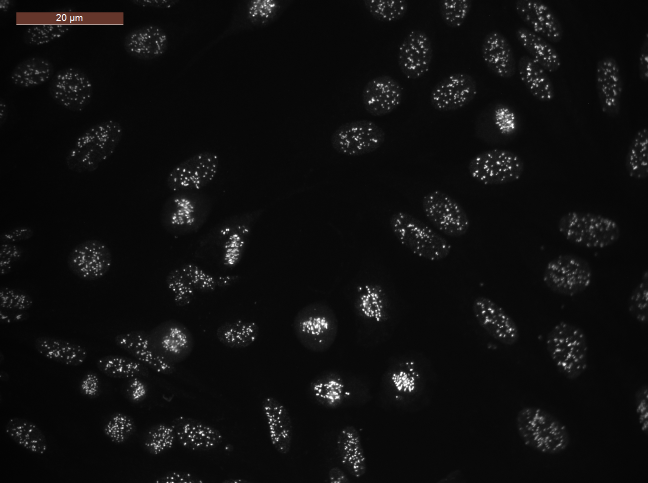
#> input picture tests/resources/ACA-2.tif, 1296 x 966 px, given in place of ACA+jąderka+ziarnisty(HEp2IIF)1.png, which was not available (shown at 1/2 size)
$ jupyter execute --allow-errors demo.ipynb   (older library calls are emulated)   (text cells are left out)
#> lines starting #> are read from the running program, lines starting #| are printed output that depends on the picture; pictures that were not available may be replaced by others from this repository, and a replacement may not be noted
[cell 1]
import cv2 as cv
import pandas as pd
import numpy as np
import matplotlib.pyplot as plt
import skimage.filters as filters
import skimage.segmentation as seg
import skimage.color as color
import skimage.feature as feature
from sklearn.decomposition import PCA
from sklearn.preprocessing import StandardScaler
from sklearn.neighbors import NearestNeighbors

from IPython.display import display

[cell 2]
def plot_images(imgs, titles, overlays=None, overlay_alpha=0.3, **kwargs):
    f, axes = plt.subplots(1, len(imgs))
    f.set_size_inches(15, 5)

    for i in range(len(imgs)):
        axes[i].imshow(imgs[i], **kwargs)
        axes[i].set_title(titles[i])

        if overlays:
            axes[i].imshow(overlays[i], cmap='gray', alpha=overlay_alpha)

[cell 3]
aca_jz = cv.imread('./data/sample/ACA+jąderka+ziarnisty(HEp2IIF)1.png')
#> aca_jz is the input picture: shape (966, 1296, 3); mean B, G, R 14.8, 14.9, 15.1
ama = cv.imread('./data/sample/aca+ama.png')
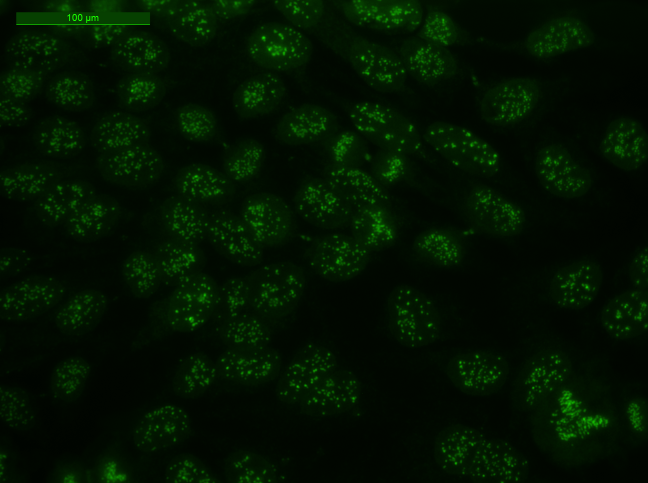
#> input picture tests/resources/ACA-3.tif, 1296 x 966 px, given in place of aca+ama.png, which was not available (shown at 1/2 size)
#> ama is the input picture: shape (966, 1296, 3); mean B, G, R 0, 19.6, 2
aca = cv.imread('./data/sample/ACA-1.png')
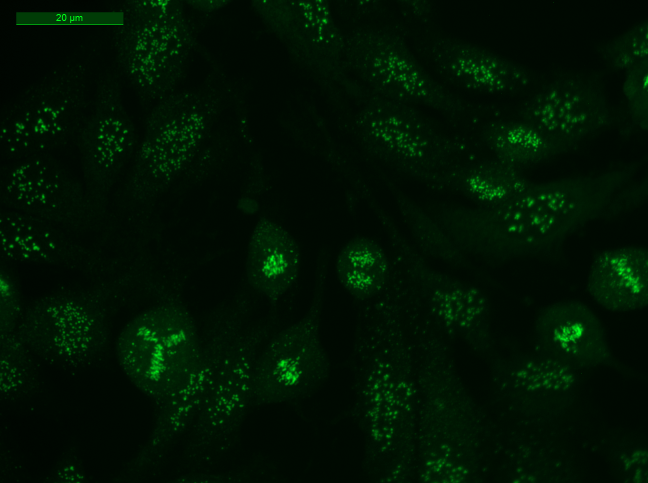
#> input picture tests/resources/ACA-1.tif, 1296 x 966 px, given in place of ACA-1.png, which was not available (shown at 1/2 size)
#> aca is the input picture: shape (966, 1296, 3); mean B, G, R 1.8, 19.2, 0

imgs = [aca_jz, ama, aca]
titles = ['ACA+jąderka+ziarnisty', 'AMA', 'ACA']

[cell 4]
plot_images(imgs, titles)
#> (the call stopped at in plot_images, `f, axes = plt.subplots(1, len(imgs))`: IPython is not available in this run)

[cell 5]
def channel_reduction(img):
    return cv.cvtColor(img, cv.COLOR_BGR2GRAY)

[cell 6]
imgs_grayscale = [channel_reduction(img) for img in imgs]
#> in channel_reduction (call 2), `return cv.cvtColor(img, cv.COLOR_BGR2GRAY)`:
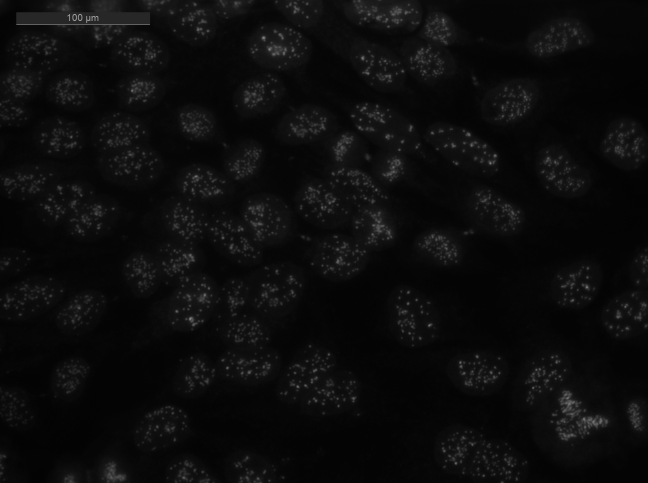
#> returned value: shape (966, 1296) (shown at 1/2 size); min 2, max 156, mean 12.1
#> in channel_reduction (call 3), `return cv.cvtColor(img, cv.COLOR_BGR2GRAY)`:
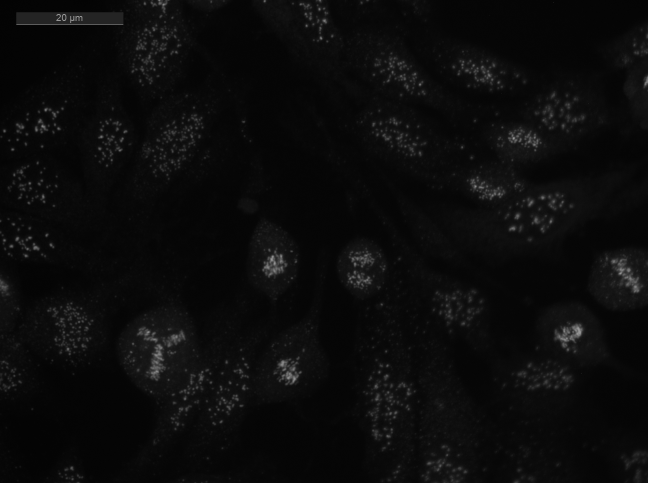
#> returned value: shape (966, 1296) (shown at 1/2 size); min 2, max 151, mean 11.4
#> imgs_grayscale = 3 items

[cell 7]
plot_images(imgs_grayscale, titles, cmap='gray')
#> (the call stopped at in plot_images, `f, axes = plt.subplots(1, len(imgs))`: IPython is not available in this run)

[cell 8]
def resize(img, size):
#> called with size = (800, 600)
    return cv.resize(img, dsize=size, interpolation=cv.INTER_CUBIC)
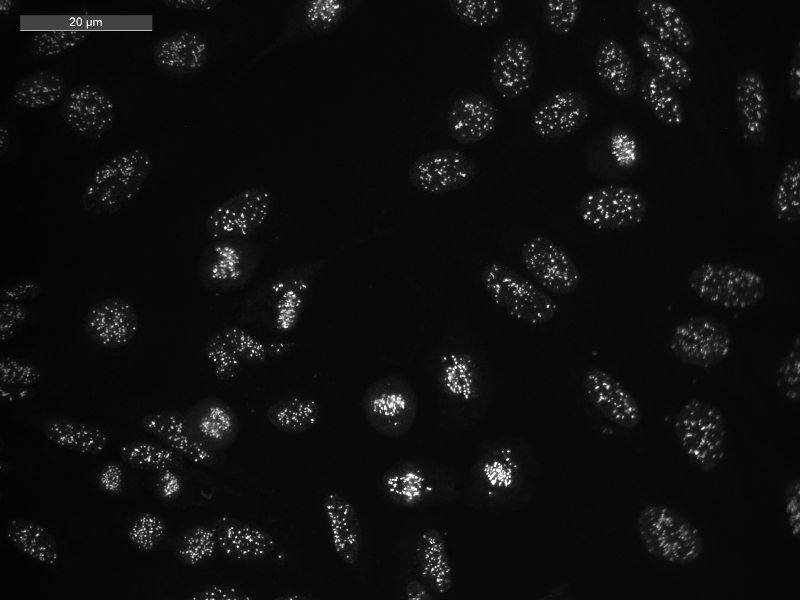
#> returned value: shape (600, 800); min 0, max 255, mean 14.9

[cell 9]
imgs_resized = [resize(img, (800, 600)) for img in imgs_grayscale]
#> call 2 of resize, with size = (800, 600)
#> in resize (call 2), `return cv.resize(img, dsize=size, interpolation=cv.INTER_CUBIC)`:
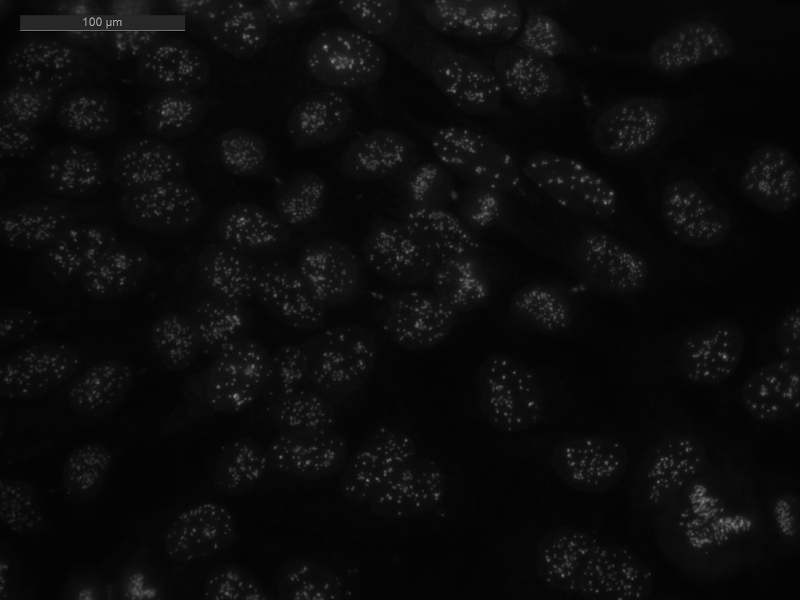
#> returned value: shape (600, 800); min 0, max 181, mean 12.1
#> call 3 of resize, with size = (800, 600)
#> in resize (call 3), `return cv.resize(img, dsize=size, interpolation=cv.INTER_CUBIC)`:
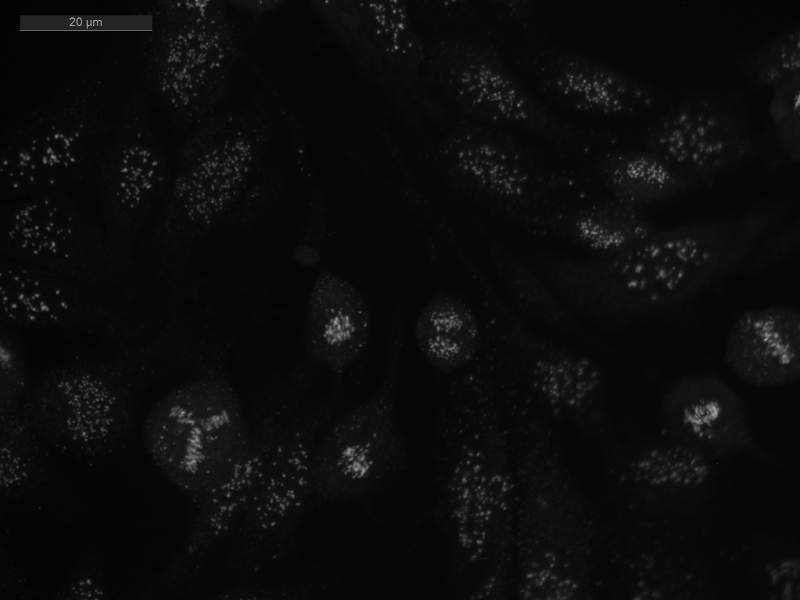
#> returned value: shape (600, 800); min 0, max 176, mean 11.4
#> imgs_resized = 3 items

[cell 10]
plot_images(imgs_resized, titles, cmap='gray')
#> (the call stopped at in plot_images, `f, axes = plt.subplots(1, len(imgs))`: IPython is not available in this run)

[cell 11]
def denoise(img, h=5):
#> called with h = 5
    return cv.fastNlMeansDenoising(img, h=h)

[cell 12]
imgs_denoised = [denoise(img) for img in imgs_resized]
#> imgs_denoised = 3 items

[cell 13]
plot_images(imgs_denoised, titles, cmap='gray')
#> (the call stopped at in plot_images, `f, axes = plt.subplots(1, len(imgs))`: IPython is not available in this run)

#> (a cell that did not finish here is left out)

[cell 15]
def normalize(img):
    min_value = np.amin(img)
#> min_value = 0
    max_value = np.amax(img)
#> max_value = 255
    img = (img - min_value) * (255 / (max_value - min_value))
    return img.astype(np.uint)

[cell 16]
imgs_norm = [normalize(img) for img in imgs_denoised]
#> imgs_norm = 3 items

[cell 17]
plot_images(imgs_norm, titles, cmap='gray')
#> (the call stopped at in plot_images, `f, axes = plt.subplots(1, len(imgs))`: IPython is not available in this run)

#> (a cell that did not finish here is left out)

#> (a cell that did not finish here is left out)

[cell 20]
plot_images(
    imgs_norm,
    titles,
    [img > filters.threshold_mean(img) for img in imgs_norm],
    cmap='gray',
    overlay_alpha=0.3
)
#> (the call stopped at in plot_images, `f, axes = plt.subplots(1, len(imgs))`: IPython is not available in this run)

[cell 21]
plot_images(
    imgs_norm,
    titles,
    [img > filters.threshold_niblack(img) for img in imgs_norm],
    cmap='gray',
    overlay_alpha=0.3
)
#> (the call stopped at in plot_images, `f, axes = plt.subplots(1, len(imgs))`: IPython is not available in this run)
